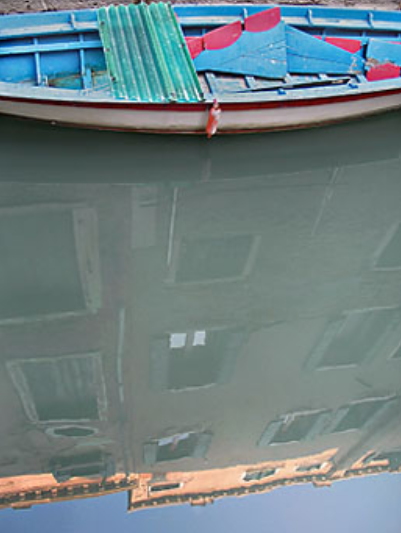
#> input picture 18-直方图/1-直方图的计算，绘制与分析/flat.png, 401 x 533 px
$ python shape.py
#> lines starting #> are read from the running program, lines starting #| are printed output that depends on the picture
'''
计算直方图
绘制直方图
函数：cv2.calcHist(),np.histogram()
直方图的x轴是灰度值;y轴是灰度值点的数目
灰度值的范围是[0,256]
函数：cv2.calcHist()统计一幅图像的直方图
参数1；原图像，格式为uint8或float32，当传入函数时，使用[]括起来。
参数2：灰度图，值为0，彩色图像，参数可以使[0],[1],[2],分别表示B,G,R；用[]括起来。
参数3：掩模图像，统计整幅图设置为None,统计某一部分，需要制作一个掩模图像。
参数4：BIN数目，也就是分组数目，用[]括起来。
参数5：像素值范围，通常为[0,256]。
'''


import cv2
import numpy as np
import matplotlib.pyplot as plt

#opencv 统计直方图
img = cv2.imread('flat.png',0)
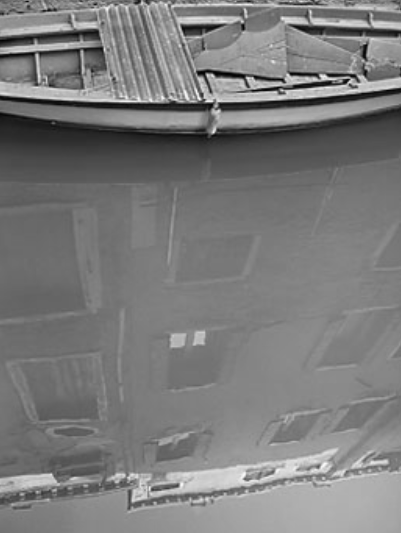
#> img: shape (533, 401); min 1, max 249, mean 122.9
hist = cv2.calcHist([img],[0],None,[256],[0,256])#256 x 1
#> hist = 256 values, max 4545 at index 128, min 0 at index 0, mean 834.9
print(hist.shape)
#| (256, 1)


#numpy统计直方图
hist,bins = np.histogram(img.ravel(),256,[0,256])
#> bins = 257 values from 0 to 256
hist1 = np.bincount(img.ravel(),minlength=256)#bins是257，因为numpy计算bins的方式为：0-0.99,1-1.99，最后要加一个256
#> hist1 has the same summary as hist
print(hist.shape,bins.shape)
#| (256,) (257,)
print(hist1.shape)
#| (256,)


'''
绘制直方图
1.使用matplotlib绘图函数
2.使用opencv绘图函数
'''

plt.hist(img.ravel(),256,[0,256])
plt.show()
#> figure, not shown here; tallest bar 4545 high, from x = 128 to 129

img1 = cv2.imread('dog.png',0)
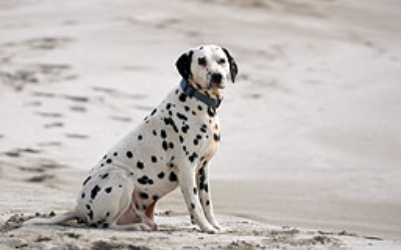
#> input picture 18-直方图/1-直方图的计算，绘制与分析/dog.png, 401 x 250 px
#> img1: shape (250, 401); min 0, max 254, mean 189.4
img2 = cv2.imread('house.png',0)
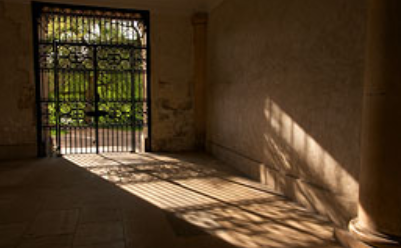
#> input picture 18-直方图/1-直方图的计算，绘制与分析/house.png, 401 x 248 px
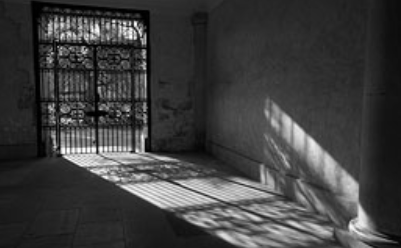
#> img2: shape (248, 401); min 0, max 253, mean 62.7

plt.subplot(221)
plt.imshow(img1)
plt.subplot(222)
plt.hist(img1.ravel(),256,[0,256])

plt.subplot(223)
plt.imshow(img2)
plt.subplot(224)
plt.hist(img2.ravel(),256,[0,256])

plt.show()
#> figure, not shown here; panel 2: tallest bar 2164 high, from x = 207 to 208; panel 4: tallest bar 2705 high, from x = 39 to 40

'''
多通道直方图
'''

img3 = cv2.imread('flat.png')
#> img3 is the input picture: shape (533, 401, 3); mean B, G, R 131.3, 128.3, 110.9
color = ('b','g','r')
for i,col in enumerate(color):
    histr = cv2.calcHist([img3],[i],None,[256],[0,256])
    plt.plot(histr,color = col)
    plt.xlim([0,256])
plt.show()
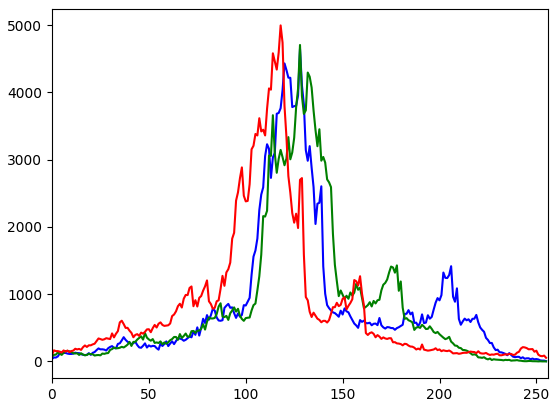
#> figure drawn by matplotlib, 1 panel; curve peaks at x = 128, y = 4645; curve peaks at x = 128, y = 4704; curve peaks at x = 118, y = 4995


'''
使用掩模，统计局部区域，将要统计的部分设置为白色，其余为黑色
'''

#创建掩模
mask = np.zeros(img.shape[:2],np.uint8)
mask[100:300,100:400] = 255
masked_img = cv2.bitwise_and(img,img,mask=mask)
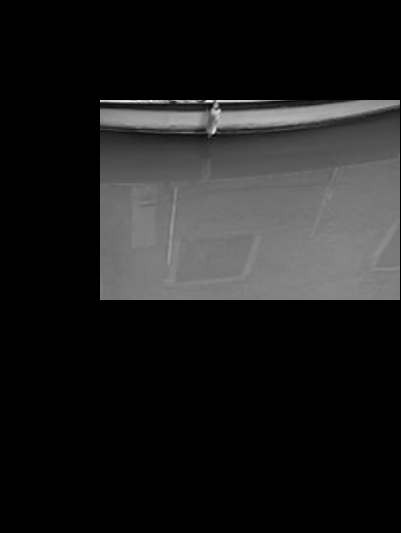
#> masked_img: shape (533, 401); min 0, max 238, mean 30.4

hist_full = cv2.calcHist([img],[0],None,[256],[0,256])
#> hist_full has the same summary as hist
hist_mask = cv2.calcHist([img],[0],mask,[256],[0,256])
#> hist_mask = 256 values, max 2147 at index 120, min 0 at index 0, mean 234.4

plt.subplot(221),plt.imshow(img,'gray')
plt.subplot(222),plt.imshow(mask,'gray')
plt.subplot(223),plt.imshow(masked_img,'gray')
plt.subplot(224)
plt.plot(hist_full)#整幅图的直方图
plt.plot(hist_mask)#掩模后的直方图
plt.xlim([0,256])
plt.show()
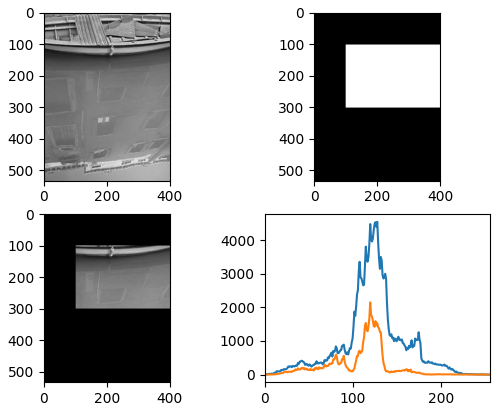
#> figure drawn by matplotlib, 4 panels; panel 4: curve peaks at x = 128, y = 4545; panel 4: curve peaks at x = 120, y = 2147
